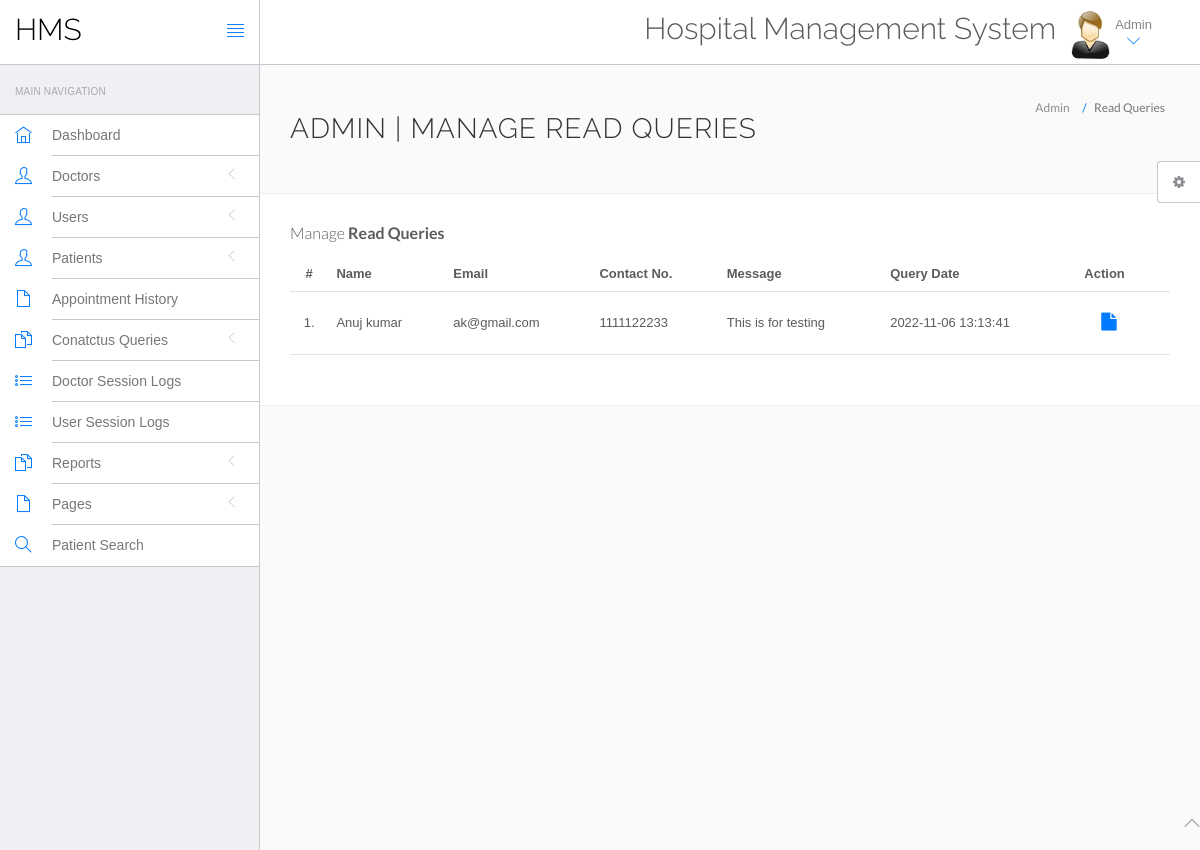
Page /hospital/hms/admin/read-query.php (signed in) on the earlier database version.
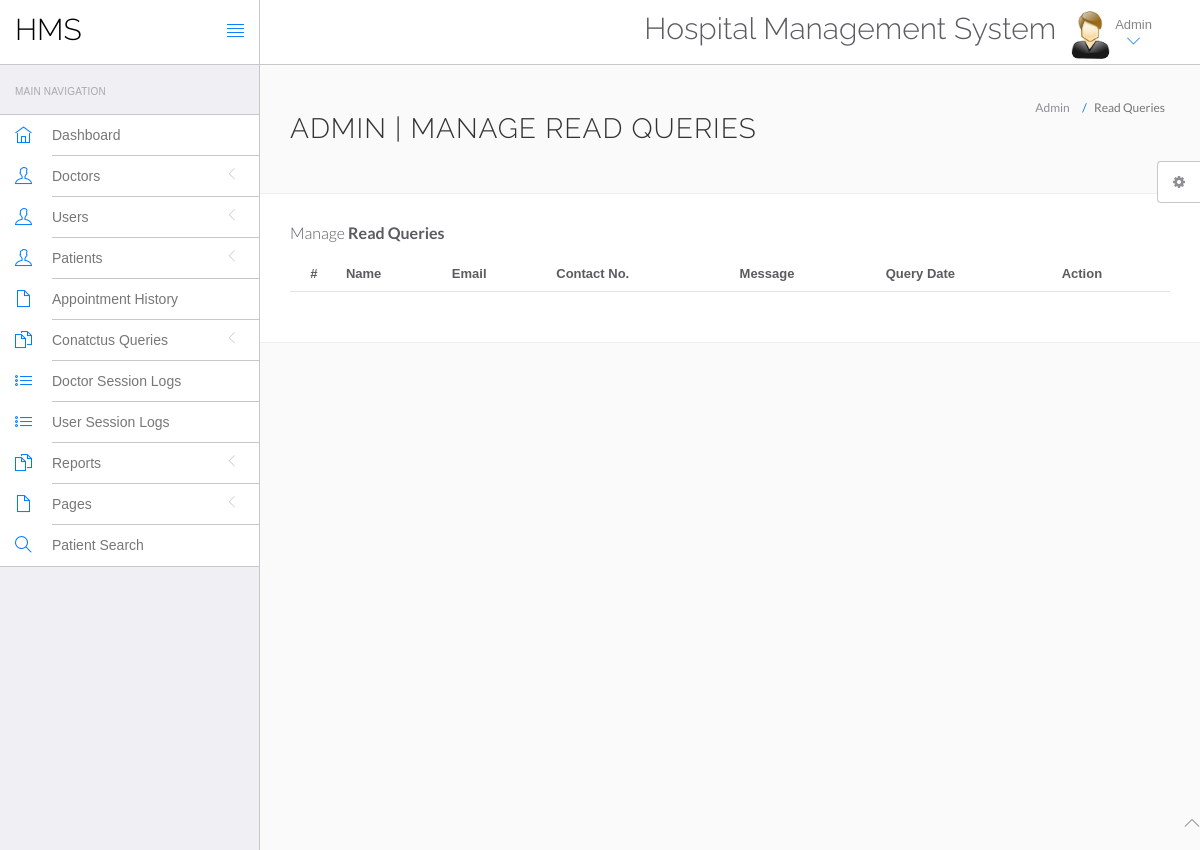
Same page on the later database version.
### tables this page shows
CREATE TABLE `tblcontactus` (
  `id` int(11) NOT NULL,
  `fullname` varchar(255) DEFAULT NULL,
  `email` varchar(255) DEFAULT NULL,
  `contactno` bigint(12) DEFAULT NULL,
  `message` mediumtext DEFAULT NULL,
  `PostingDate` timestamp NULL DEFAULT current_timestamp(),
  `AdminRemark` mediumtext DEFAULT NULL,
  `LastupdationDate` timestamp NULL DEFAULT NULL ON UPDATE current_timestamp(),
  `IsRead` int(11) DEFAULT NULL
);

### hospital/hms/admin/read-query.php (the view, shortened to what this page needs)
<?php
include('include/config.php');
if(strlen($_SESSION['id']==0)) {
 header('location:logout.php');
  } else{
?>
<!DOCTYPE html>
<html lang="en">
	<head>
		<link rel="stylesheet" href="vendor/bootstrap/css/bootstrap.min.css">
		<link rel="stylesheet" href="vendor/fontawesome/css/font-awesome.min.css">
		<link rel="stylesheet" href="vendor/themify-icons/themify-icons.min.css">
		<link href="vendor/animate.css/animate.min.css" rel="stylesheet" media="screen">
		<link href="vendor/perfect-scrollbar/perfect-scrollbar.min.css" rel="stylesheet" media="screen">
		<link href="vendor/switchery/switchery.min.css" rel="stylesheet" media="screen">
		<link href="vendor/bootstrap-touchspin/jquery.bootstrap-touchspin.min.css" rel="stylesheet" media="screen">
		<link href="vendor/select2/select2.min.css" rel="stylesheet" media="screen">
		<link href="vendor/bootstrap-datepicker/bootstrap-datepicker3.standalone.min.css" rel="stylesheet" media="screen">
		<link href="vendor/bootstrap-timepicker/bootstrap-timepicker.min.css" rel="stylesheet" media="screen">
		<link rel="stylesheet" href="assets/css/styles.css">
		<link rel="stylesheet" href="assets/css/plugins.css">
		<link rel="stylesheet" href="assets/css/themes/theme-1.css" id="skin_color" />
	</head>
	<body>
		<div id="app">
<?php include('include/sidebar.php');?>
			<div class="app-content">
						<?php include('include/header.php');?>
				<div class="main-content" >
					<div class="wrap-content container" id="container">
						<section id="page-title">
							<div class="row">
								<div class="col-sm-8">
									<h1 class="mainTitle">Admin | Manage Read Queries</h1>
																	</div>
								<ol class="breadcrumb">
									<li>
										<span>Admin</span>
									</li>
									<li class="active">
										<span>Read Queries</span>
									</li>
								</ol>
							</div>
						</section>
						<div class="container-fluid container-fullw bg-white">
									<div class="row">
								<div class="col-md-12">
									<h5 class="over-title margin-bottom-15">Manage <span class="text-bold">Read Queries</span></h5>
									<table class="table table-hover" id="sample-table-1">
										<thead>
											<tr>
												<th class="center">#</th>
												<th>Name</th>
												<th class="hidden-xs">Email</th>
												<th>Contact No. </th>
												<th>Message </th>
												<th>Query Date</th>
												<th>Action</th>
											</tr>
										</thead>
										<tbody>
<?php
$sql=mysqli_query($con,"select * from tblcontactus where IsRead is not null");
$cnt=1;
while($row=mysqli_fetch_array($sql))
{
?>
											<tr>
												<td class="center"><?php echo $cnt;?>.</td>
												<td class="hidden-xs"><?php echo $row['fullname'];?></td>
												<td><?php echo $row['email'];?></td>
												<td><?php echo $row['contactno'];?></td>
												<td><?php echo $row['message'];?></td>
												<td><?php echo $row['PostingDate'];?></td>
												<td >
												<div class="visible-md visible-lg hidden-sm hidden-xs">
							<a href="query-details.php?id=<?php echo $row['id'];?>" class="btn btn-transparent btn-lg" title="View Details"><i class="fa fa-file"></i></a>
												</div>
												</td>
											</tr>
											<?php
$cnt=$cnt+1;
											 }?>
										</tbody>
									</table>
								</div>
							</div>
								</div>
							</div>
						</div>
					</div>
				</div>
	<?php include('include/footer.php');?>
	<?php include('include/setting.php');?>
	</body>
</html>
<?php } ?>

Differences in the rows shown:
removed tblcontactus: fullname "Anuj kumar", email "ak@gmail.com", contactno "1111122233", message "This is for testing", PostingDate "2022-11-06 13:13:41"
